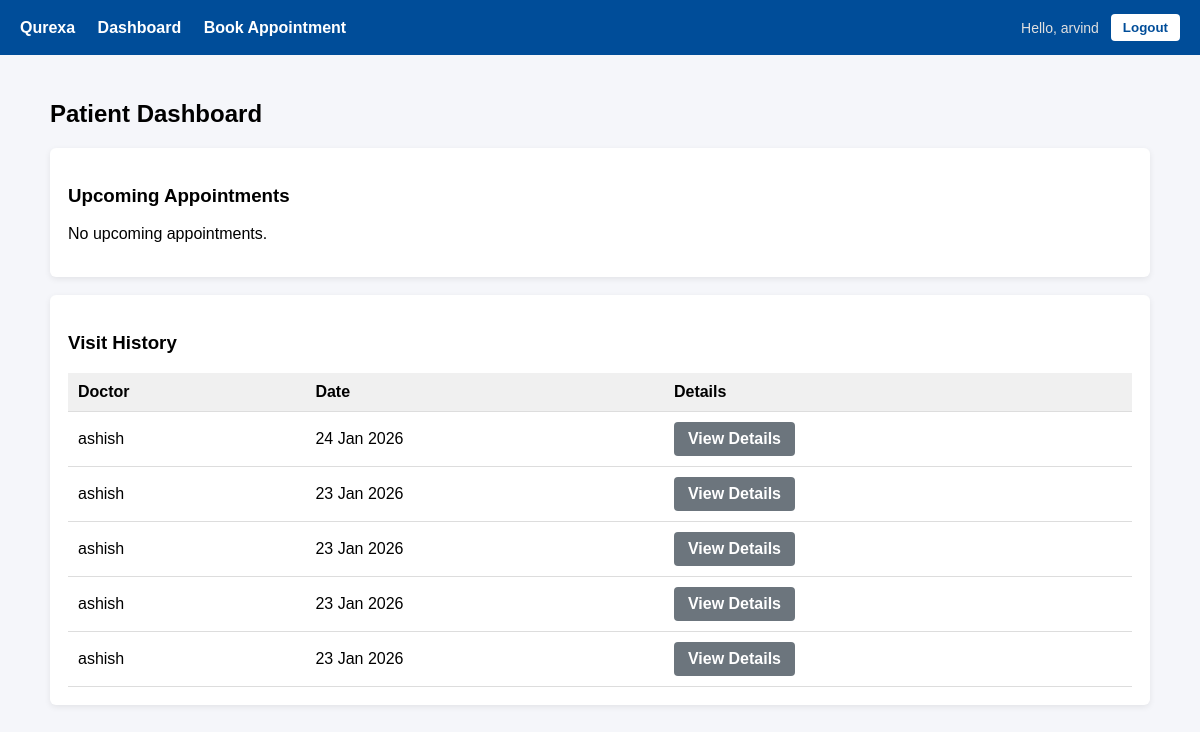
The page /patients/dashboard/ (signed in) on the database as committed earlier.
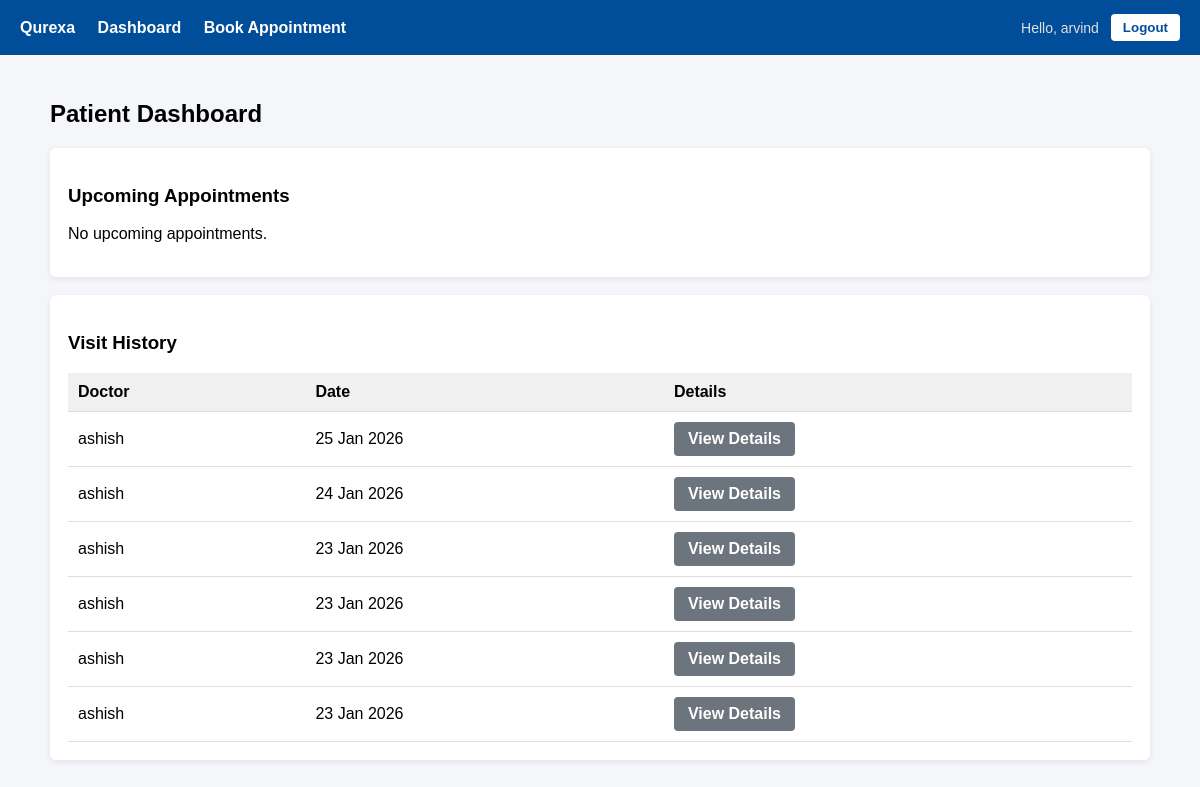
The same page on the database as committed later.
### records/models.py (models this page shows, shortened)
class Visit(models.Model):
    appointment = models.OneToOneField(
        Appointment,
        on_delete=models.CASCADE,
        limit_choices_to={'status': 'COMPLETED'}
    )
    patient = models.ForeignKey(Patient, on_delete=models.CASCADE, editable=False)
    doctor = models.ForeignKey(Doctor, on_delete=models.CASCADE, editable=False)
    symptoms = models.TextField(blank=True)
    clinical_notes = models.TextField(blank=True)
    ai_summary = models.TextField(blank=True)
    is_finalized = models.BooleanField(default=False)
    created_at = models.DateTimeField(auto_now_add=True)

### doctors/models.py (models this page shows, shortened)
class Doctor(models.Model):
    user = models.OneToOneField(
        settings.AUTH_USER_MODEL,
        on_delete=models.CASCADE
    )
    specialization = models.CharField(max_length=100)
    experience_years = models.IntegerField()
    created_at = models.DateTimeField(auto_now_add=True)  # ✅ FIX

### users/models.py (models this page shows, shortened)
class User(AbstractUser):
    ROLE_CHOICES = (
        ('ADMIN', 'Admin'),
        ('DOCTOR', 'Doctor'),
        ('PATIENT', 'Patient'),
    )
    role = models.CharField(
        max_length=10,
        choices=ROLE_CHOICES,
        default='PATIENT'  # ✅ safety default
    )
    mobile = models.CharField(
        max_length=15,
        unique=True,
        null=True,
        blank=True
    )

### patients/views.py (the view)
# urls.py: path('dashboard/', patient_dashboard, name='patient_dashboard'),
@login_required
def patient_dashboard(request):
    patient = Patient.objects.get(user=request.user)
    upcoming = Appointment.objects.filter(
        patient=patient,
        appointment_date__gte=now()
    ).order_by('appointment_date')
    visits = Visit.objects.filter(
        patient=patient
    ).order_by('-created_at')
    return render(request, 'patients/dashboard.html', {
        'upcoming': upcoming,
        'visits': visits
    })

### templates/patients/dashboard.html
{% extends 'base.html' %}
{% block content %}
<h2>Patient Dashboard</h2>
<div class="card">
    <h3>Upcoming Appointments</h3>
    {% if upcoming %}
        <table>
            <tr>
                <th>Doctor</th>
                <th>Date</th>
                <th>Status</th>
            </tr>
            {% for appt in upcoming %}
            <tr>
                <td>
                    {{ appt.doctor.user.username }} <br>
                    <small style="color:#666;">
                        {{ appt.doctor.specialization }}
                    </small>
                </td>
                <td>
                    {{ appt.appointment_date|date:"d M Y, H:i" }}
                </td>
                <td>
                    {% if appt.status == 'PENDING' %}
                        <span class="badge badge-pending">Pending</span>
                    {% elif appt.status == 'COMPLETED' %}
                        <span class="badge badge-completed">Completed</span>
                    {% else %}
                        <span class="badge badge-cancelled">Cancelled</span>
                    {% endif %}
                </td>
            </tr>
            {% endfor %}
        </table>
    {% else %}
        <p>No upcoming appointments.</p>
    {% endif %}
</div>
<div class="card">
    <h3>Visit History</h3>
    {% if visits %}
        <table>
            <tr>
                <th>Doctor</th>
                <th>Date</th>
                <th>Details</th>
            </tr>
            {% for visit in visits %}
            <tr>
                <td>
                    {{ visit.doctor.user.username }}
                </td>
                <td>
                    {{ visit.created_at|date:"d M Y" }}
                </td>
                <td>
                    <a class="btn btn-secondary"
                       href="/records/visit/{{ visit.id }}/context/">
                        View Details
                    </a>
                </td>
            </tr>
            {% endfor %}
        </table>
    {% else %}
        <p>No visit records yet.</p>
    {% endif %}
</div>
{% endblock %}

Rows that differ between the two databases and show on the page:
added Visit: doctor.user.username "ashish", created_at "25 Jan 2026"
